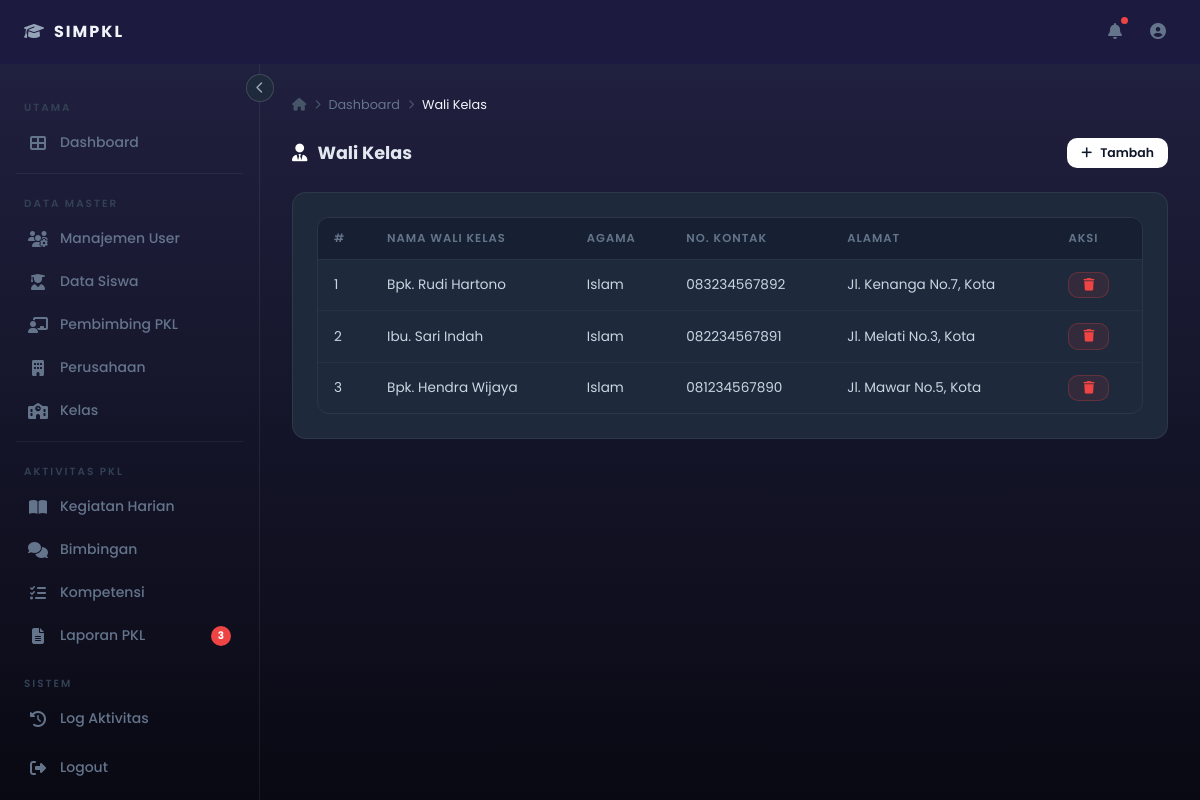
The page /admin-walikelas.php (signed in) on the database its author committed.
### tables this page shows
CREATE TABLE `walikelas` (
  `id_walikelas` int(15) NOT NULL,
  `Nama_wakel` varchar(40) NOT NULL,
  `Alamat` varchar(50) NOT NULL,
  `Agama_wakel` varchar(10) NOT NULL,
  `No_kontak` varchar(16) NOT NULL,
  `Mewalikelaskan` int(11) NOT NULL DEFAULT 0
);

### admin-walikelas.php (the view, shortened to what this page needs)
<?php
include "config.php";
$rows = mysqli_query($conn, "SELECT * FROM walikelas ORDER BY id_walikelas DESC");
include '_header_admin.php';
?>
<div class="page-header">
  <h2><i class="fas fa-user-tie"></i> Wali Kelas</h2>
  <button class="btn btn-primary btn-sm" onclick="document.getElementById('modal_walikelas').classList.add('active')">
    <i class="fas fa-plus"></i> Tambah
  </button>
</div>
<div class="card">
  <div class="table-wrapper">
    <table>
      <thead><tr><th>#</th><th>Nama Wali Kelas</th><th>Agama</th><th>No. Kontak</th><th>Alamat</th><th>Aksi</th></tr></thead>
      <tbody>
      <?php $no=1; while($row=mysqli_fetch_assoc($rows)): ?>
      <tr>
        <td><?php echo $no++;?></td>
        <td><?php echo htmlspecialchars($row['Nama_wakel']??'-');?></td><td><?php echo htmlspecialchars($row['Agama_wakel']??'-');?></td><td><?php echo htmlspecialchars($row['No_kontak']??'-');?></td><td><?php echo htmlspecialchars($row['Alamat']??'-');?></td>
        <td style="display:flex;gap:6px;">
          <a href="?hapus=<?php echo $row['id_walikelas'];?>" class="btn btn-danger btn-sm"
             onclick="return confirm('Hapus data ini?')"><i class="fas fa-trash"></i></a>
        </td>
      </tr>
      <?php endwhile;?>
      </tbody>
    </table>
  </div>
</div>
<?php include '_footer_admin.php'; ?>

### style.css (style rules this page uses)
*, *::before, *::after { box-sizing: border-box; margin: 0; padding: 0; }
html { scroll-behavior: smooth; }
body { font-family: 'Poppins', sans-serif; background: linear-gradient(to bottom, #222243, #090913); color: #e2e8f0; min-height: 100vh; }
a { text-decoration: none; color: inherit; }
h2 { font-size: 1.25rem; font-weight: 600; color: #e2e8f0; }
.btn { display: inline-flex; align-items: center; gap: 8px; padding: 10px 20px; border-radius: 10px; font-family: 'Poppins', sans-serif; font-size: 0.85rem; font-weight: 600; cursor: pointer; transition: all 0.2s; border: none; text-decoration: none; }
.btn-primary { background: #ffffff; color: #0f172a; }
.btn-danger { background: rgba(239,68,68,0.1); color: #ef4444; border: 1px solid rgba(239,68,68,0.25); }
.btn-sm { padding: 6px 14px; font-size: 0.78rem; }
.card { background: #1e293b; border: 1px solid rgba(255,255,255,0.07); border-radius: 14px; padding: 24px; }
.table-wrapper { overflow-x: auto; border-radius: 12px; border: 1px solid rgba(255,255,255,0.06); }
table { width: 100%; border-collapse: collapse; font-size: 0.85rem; }
thead tr { background: #162032; border-bottom: 1px solid rgba(255,255,255,0.08); }
thead th { padding: 12px 16px; text-align: left; font-size: 0.72rem; font-weight: 600; color: #64748b; letter-spacing: 1px; text-transform: uppercase; white-space: nowrap; }
tbody tr { border-bottom: 1px solid rgba(255,255,255,0.04); transition: background 0.15s; }
tbody tr:last-child { border-bottom: none; }
tbody td { padding: 12px 16px; color: #cbd5e1; vertical-align: middle; }
.page-header { display: flex; align-items: center; justify-content: space-between; gap: 16px; margin-bottom: 24px; flex-wrap: wrap; }
.page-header h2 { font-size: 1.1rem; font-weight: 700; color: #e2e8f0; display: flex; align-items: center; gap: 10px; }
.page-header h2 i { color: #ffffff; }

### rows shown on the page
walikelas: Nama_wakel "Bpk. Rudi Hartono", Agama_wakel "Islam", No_kontak "083234567892", Alamat "Jl. Kenanga No.7, Kota"
walikelas: Nama_wakel "Ibu. Sari Indah", Agama_wakel "Islam", No_kontak "082234567891", Alamat "Jl. Melati No.3, Kota"
walikelas: Nama_wakel "Bpk. Hendra Wijaya", Agama_wakel "Islam", No_kontak "081234567890", Alamat "Jl. Mawar No.5, Kota"

### other values the page prints
$label "Dashboard Manajemen User Data Siswa Pembimbing PKL Perusahaan Kelas Kegiatan Harian Bimbingan Kompetensi Laporan PKL Log Aktivitas Logout"
$badge "3"
$page_title "Wali Kelas"
